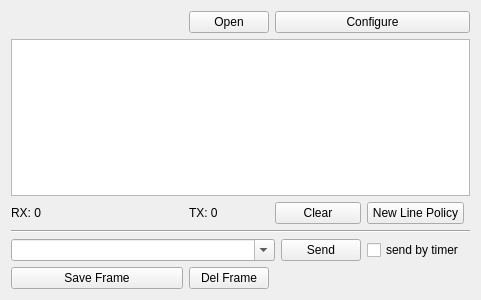
<?xml version="1.0" encoding="UTF-8"?>
<ui version="4.0">
 <class>Widget</class>
 <widget class="QWidget" name="Widget">
  <property name="geometry">
   <rect>
    <x>0</x>
    <y>0</y>
    <width>481</width>
    <height>300</height>
   </rect>
  </property>
  <property name="windowTitle">
   <string>Widget</string>
  </property>
  <layout class="QGridLayout" name="gridLayout_2">
   <item row="6" column="1">
    <widget class="QPushButton" name="pushButton_delFrame">
     <property name="text">
      <string>Del Frame</string>
     </property>
    </widget>
   </item>
   <item row="5" column="3">
    <widget class="QPushButton" name="pushButton_send">
     <property name="text">
      <string>Send</string>
     </property>
    </widget>
   </item>
   <item row="4" column="0" colspan="6">
    <widget class="Line" name="line">
     <property name="orientation">
      <enum>Qt::Horizontal</enum>
     </property>
    </widget>
   </item>
   <item row="1" column="0" colspan="6">
    <widget class="QTextBrowser" name="textBrowser"/>
   </item>
   <item row="0" column="2" colspan="4">
    <widget class="QPushButton" name="pushButton_configure">
     <property name="text">
      <string>Configure</string>
     </property>
    </widget>
   </item>
   <item row="0" column="1">
    <widget class="QPushButton" name="pushButton_open">
     <property name="text">
      <string>Open</string>
     </property>
    </widget>
   </item>
   <item row="0" column="0">
    <spacer name="horizontalSpacer">
     <property name="orientation">
      <enum>Qt::Horizontal</enum>
     </property>
     <property name="sizeHint" stdset="0">
      <size>
       <width>272</width>
       <height>20</height>
      </size>
     </property>
    </spacer>
   </item>
   <item row="5" column="0" colspan="3">
    <widget class="QComboBox" name="comboBox">
     <property name="editable">
      <bool>true</bool>
     </property>
    </widget>
   </item>
   <item row="2" column="2" colspan="2">
    <widget class="QPushButton" name="pushButton">
     <property name="text">
      <string>Clear</string>
     </property>
    </widget>
   </item>
   <item row="2" column="4">
    <widget class="QPushButton" name="pushButton_newLinePolicy">
     <property name="text">
      <string>New Line Policy</string>
     </property>
    </widget>
   </item>
   <item row="6" column="0">
    <widget class="QPushButton" name="pushButton_addFrame">
     <property name="text">
      <string>Save Frame</string>
     </property>
    </widget>
   </item>
   <item row="5" column="4">
    <widget class="QCheckBox" name="checkBox_sendByTimer">
     <property name="text">
      <string>send by timer</string>
     </property>
    </widget>
   </item>
   <item row="2" column="0">
    <widget class="QLabel" name="label_RX_count">
     <property name="text">
      <string>RX: 0</string>
     </property>
    </widget>
   </item>
   <item row="2" column="1">
    <widget class="QLabel" name="label_TX_count">
     <property name="text">
      <string>TX: 0</string>
     </property>
    </widget>
   </item>
  </layout>
 </widget>
 <layoutdefault spacing="6" margin="11"/>
 <resources/>
 <connections/>
</ui>
